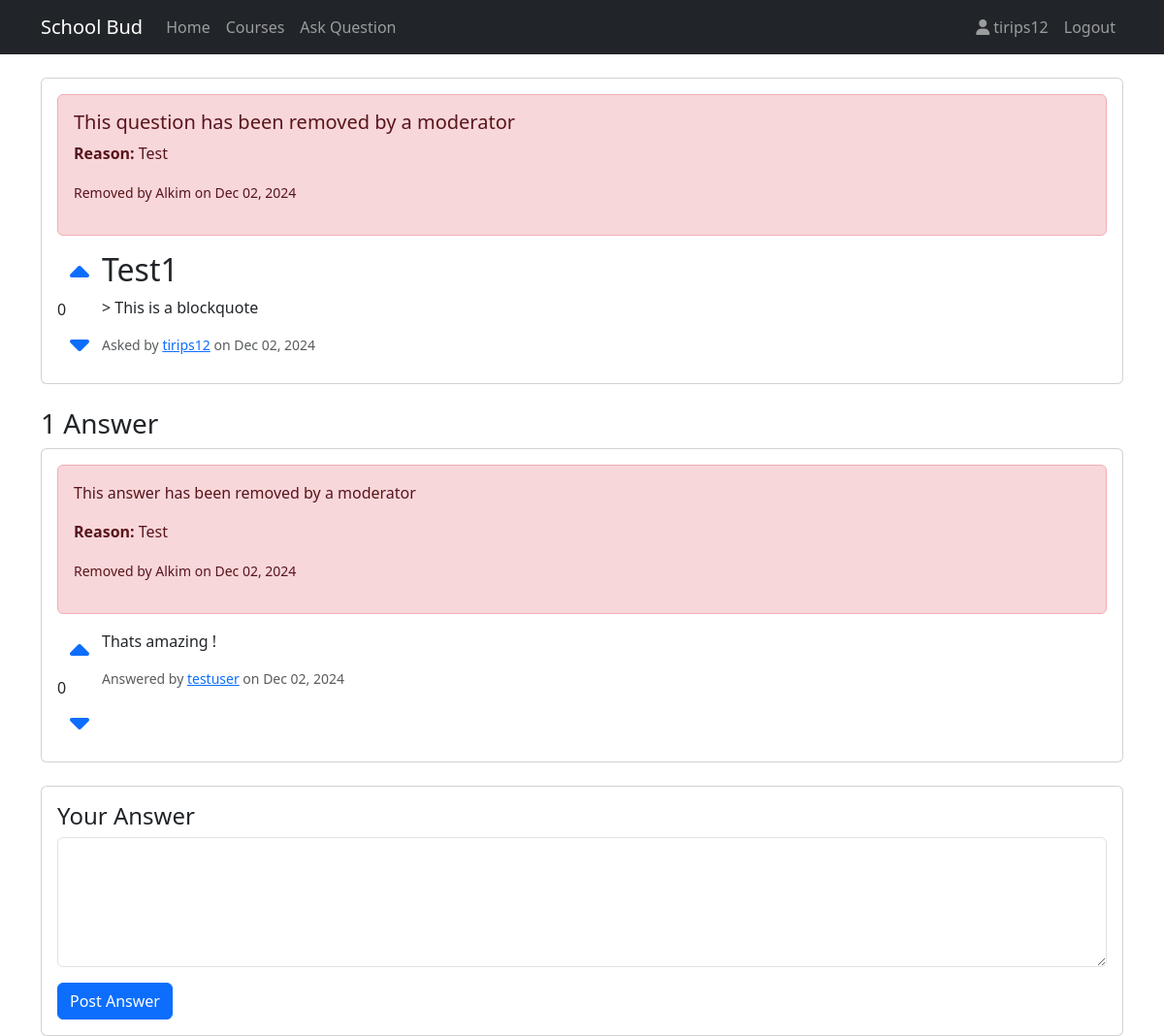
The page /question/1/ (signed in) on the database its author committed.
### core/models.py (models this page shows, shortened)
class Question(models.Model):
    title = models.CharField(max_length=200)
    content = models.TextField()
    author = models.ForeignKey(User, on_delete=models.CASCADE)
    course = models.ForeignKey('Course', on_delete=models.SET_NULL, null=True, blank=True, related_name='questions')
    created_at = models.DateTimeField(auto_now_add=True)
    updated_at = models.DateTimeField(auto_now=True)
    votes = models.IntegerField(default=0)
    removed = models.BooleanField(default=False)
    removed_by = models.ForeignKey(User, null=True, blank=True, related_name='removed_questions', on_delete=models.SET_NULL)
    removed_at = models.DateTimeField(null=True, blank=True)
    removal_reason = models.TextField(blank=True)

class Answer(models.Model):
    question = models.ForeignKey(Question, on_delete=models.CASCADE, related_name='answers')
    content = models.TextField()
    author = models.ForeignKey(User, on_delete=models.CASCADE)
    created_at = models.DateTimeField(auto_now_add=True)
    updated_at = models.DateTimeField(auto_now=True)
    votes = models.IntegerField(default=0)
    removed = models.BooleanField(default=False)
    removed_by = models.ForeignKey(User, null=True, blank=True, related_name='removed_answers', on_delete=models.SET_NULL)
    removed_at = models.DateTimeField(null=True, blank=True)
    removal_reason = models.TextField(blank=True)

### core/views.py (the view)
# urls.py: path('question/<int:pk>/', views.question_detail, name='question_detail'),
@login_required
def question_detail(request, pk):
    question = get_object_or_404(Question, pk=pk)
    return render(request, 'core/question_detail.html', {'question': question})

### core/templates/core/question_detail.html (shortened to what this page needs)
{% extends 'core/base.html' %}
{% block content %}
<div class="card mb-4">
    <div class="card-body">
        {% if question.removed %}
            <div class="alert alert-danger">
                <h5>This question has been removed by a moderator</h5>
                <p><strong>Reason:</strong> {{ question.removal_reason }}</p>
                <p><small>Removed by {{ question.removed_by.username }} on {{ question.removed_at|date:"M d, Y" }}</small></p>
            </div>
        {% endif %}
        <div class="d-flex">
            <div class="votes vote-container" data-type="question" data-id="{{ question.id }}">
                <button class="btn btn-link vote-button" data-vote="up">
                    <i class="fas fa-caret-up fa-2x"></i>
                </button>
                <div class="vote-count">{{ question.votes }}</div>
                <button class="btn btn-link vote-button" data-vote="down">
                    <i class="fas fa-caret-down fa-2x"></i>
                </button>
            </div>
            <div class="flex-grow-1">
                <h2 class="card-title">{{ question.title }}</h2>
                <p class="card-text">{{ question.content }}</p>
                <div class="d-flex justify-content-between align-items-center">
                    <small class="text-muted">
                        Asked by <a href="{% url 'profile' question.author.username %}">{{ question.author.username }}</a>
                        on {{ question.created_at|date:"M d, Y" }}
                    </small>
                </div>
            </div>
        </div>
    </div>
</div>
{% if question.answers.all %}
    <h3>{{ question.answers.count }} Answer{{ question.answers.count|pluralize }}</h3>
    {% for answer in question.answers.all %}
    <div class="card mb-3">
        <div class="card-body">
            {% if answer.removed %}
                <div class="alert alert-danger">
                    <p>This answer has been removed by a moderator</p>
                    <p><strong>Reason:</strong> {{ answer.removal_reason }}</p>
                    <p><small>Removed by {{ answer.removed_by.username }} on {{ answer.removed_at|date:"M d, Y" }}</small></p>
                </div>
            {% endif %}
            <div class="d-flex">
                <div class="votes vote-container" data-type="answer" data-id="{{ answer.id }}">
                    <button class="btn btn-link vote-button" data-vote="up">
                        <i class="fas fa-caret-up fa-2x"></i>
                    </button>
                    <div class="vote-count">{{ answer.votes }}</div>
                    <button class="btn btn-link vote-button" data-vote="down">
                        <i class="fas fa-caret-down fa-2x"></i>
                    </button>
                </div>
                <div class="flex-grow-1">
                    <p class="card-text">{{ answer.content }}</p>
                    <div class="d-flex justify-content-between align-items-center">
                        <small class="text-muted">
                            Answered by <a href="{% url 'profile' answer.author.username %}">{{ answer.author.username }}</a>
                            on {{ answer.created_at|date:"M d, Y" }}
                        </small>
                    </div>
                </div>
            </div>
        </div>
    </div>
    {% endfor %}
{% endif %}
{% if user.is_authenticated %}
<div class="card mt-4">
    <div class="card-body">
        <h4>Your Answer</h4>
        <form method="post" action="{% url 'answer_question' question.pk %}">
            <div class="mb-3">
                <textarea class="form-control" name="content" rows="5" required></textarea>
            </div>
            <button type="submit" class="btn btn-primary">Post Answer</button>
        </form>
    </div>
</div>
{% endif %}
{% endblock %}

### core/templates/core/base.html (shortened to what this page needs)
{% load static %}
<!DOCTYPE html>
<html lang="en">
<head>
    <link href="https://cdn.jsdelivr.net/npm/bootstrap@5.3.0/dist/css/bootstrap.min.css" rel="stylesheet">
    <link href="https://cdnjs.cloudflare.com/ajax/libs/font-awesome/6.0.0/css/all.min.css" rel="stylesheet">
</head>
<body class="{% if user.is_authenticated %}user-authenticated{% endif %}">
    <nav class="navbar navbar-expand-lg navbar-dark bg-dark">
        <div class="container">
            <a class="navbar-brand" href="{% url 'home' %}">School Bud</a>
            <div class="collapse navbar-collapse" id="navbarNav">
                <ul class="navbar-nav me-auto">
                    <li class="nav-item">
                        <a class="nav-link" href="{% url 'home' %}">Home</a>
                    </li>
                    <li class="nav-item">
                        <a class="nav-link" href="{% url 'course_list' %}">Courses</a>
                    </li>
                    {% if user.is_authenticated %}
                    <li class="nav-item">
                        <a class="nav-link" href="{% url 'question_new' %}">Ask Question</a>
                    </li>
                    {% endif %}
                </ul>
                <ul class="navbar-nav">
                    {% if user.is_authenticated %}
                    <li class="nav-item">
                        <a class="nav-link" href="{% url 'profile' user.username %}">
                            <i class="fas fa-user"></i> {{ user.username }}
                        </a>
                    </li>
                    <li class="nav-item">
                        <a class="nav-link" href="{% url 'logout' %}">Logout</a>
                    </li>
                    {% endif %}
                </ul>
            </div>
        </div>
    </nav>
    <div class="container mt-4">
        {% block content %}
        {% endblock %}
    </div>
</body>
</html>

### rows shown on the page
Question: removal_reason "Test", removed_by.username "Alkim", removed_at "Dec 02, 2024", votes "0", title "Test1", content "> This is a blockquote", author.username "tirips12", created_at "Dec 02, 2024", answers.count "1"
Answer: removal_reason "Test", removed_by.username "Alkim", removed_at "Dec 02, 2024", votes "0", content "Thats amazing !", author.username "testuser", created_at "Dec 02, 2024"

### other values the page prints
{{ user.username }} "tirips12"
